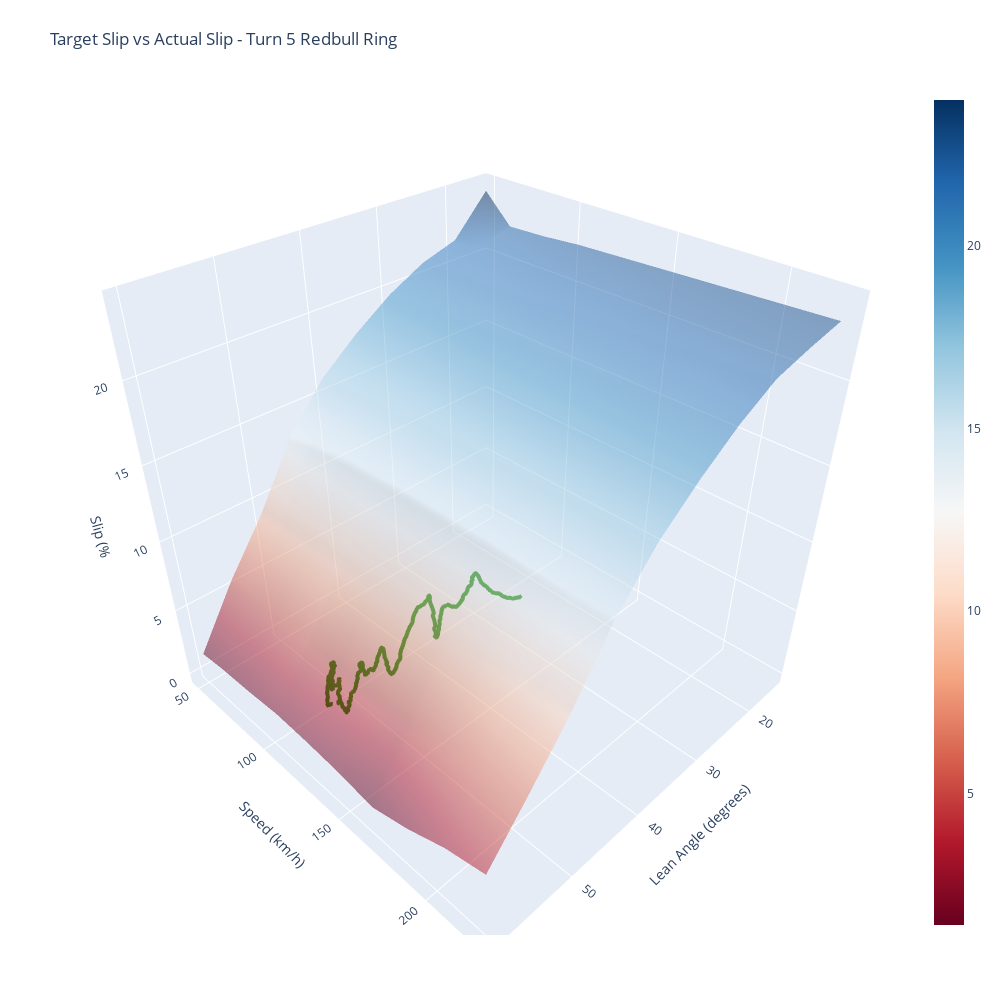

Here is the notebook cell this chart was saved with:
### Code cell
from operator import indexOf
import pandas as pd
import numpy as np
from turtle import width
import plotly.graph_objects as go

df = pd.read_excel("bmwConfig.xlsx",sheet_name='Slip Target', header=None)

#Pull Off First Colomn for Speed
targetSpeed = df[0]
targetSpeed = targetSpeed.drop(index=df.index[0])

#Pull Off First Row for Lean
targetLean = df.iloc[0]
targetLean = targetLean.drop(index=df.index[0])


#Create 2D Array of Slip Target Values
for x in range(1, len(targetLean)+1):
    yArray=[]
    for y in range(1,len(targetSpeed)+1):
        yArray.append(df.iloc[x,y])
        if len(yArray) == 10:
            if x == 1:
                targetSlip = np.array([yArray])
            else:
                targetSlip = np.append(targetSlip,[yArray], axis=0)


#Read Log file
log = pd.read_csv("log1.csv")

#Remove second row that has value types and convert whole dataframe to number
log.drop(log.index[0], inplace=True)
log = log.apply(pd.to_numeric)

#Remove Negative Slip (braking)
brakingValues = log[log['slip']<0].index
log.drop(brakingValues, inplace=True)

#Convert All Lean Angles to positive
log['phi_lean'] = log['phi_lean'].abs()

speed = log['v_front']
slip = log['slip']
lean = log['phi_lean']

#Create Mesh Grid from Target Values
targetLean, targetSpeed = np.meshgrid(targetLean, targetSpeed)

#Real Values Read from Log File
actualLean=lean
actualSpeed=speed
actualSlip=slip

fig = go.Figure(data=[
    go.Surface(x=targetLean, y=targetSpeed, z=targetSlip, opacity=0.5, colorscale='rdbu', name='Target Slip'),
    go.Scatter3d(x=actualLean, y=actualSpeed, z=actualSlip,
    name='Actual Slip Turn 4',
    mode='lines',
   # Only needed if I want dots instead of lines
    #marker=dict(
    #    size=4,
    #    color=z,
    #    colorscale='Viridis',
    #),
    line=dict(
        color='green',
        width=8
    )
    )
    ])
fig.update_layout(title='Target Slip vs Actual Slip - Turn 5 Redbull Ring', autosize=False,
                  width=1000, height=1000,
                  margin=dict(l=65, r=50, b=65, t=90))

fig.update_layout(scene = dict(
                    xaxis_title='Lean Angle (degrees)',
                    yaxis_title='Speed (km/h)',
                    zaxis_title='Slip (%'))


fig.show()

### Figure 1 — Plotly figure (JSON) as saved in the notebook; plotly's stock layout.template omitted (floating-point values rounded to 4 significant figures; data arrays with more than 128 entries replaced by an {"elided": "..."} marker saying what was removed)
{"data": [{"colorscale": [[0, "rgb(103,0,31)"], [0.1, "rgb(178,24,43)"], [0.2, "rgb(214,96,77)"], [0.3, "rgb(244,165,130)"], [0.4, "rgb(253,219,199)"], [0.5, "rgb(247,247,247)"], [0.6, "rgb(209,229,240)"], [0.7, "rgb(146,197,222)"], [0.8, "rgb(67,147,195)"], [0.9, "rgb(33,102,172)"], [1, "rgb(5,48,97)"]], "name": "Target Slip", "opacity": 0.5, "type": "surface", "x": [[15, 20, 25, 30, 35, 40, 45, 50, 55, 60], [15, 20, 25, 30, 35, 40, 45, 50, 55, 60], [15, 20, 25, 30, 35, 40, 45, 50, 55, 60], [15, 20, 25, 30, 35, 40, 45, 50, 55, 60], [15, 20, 25, 30, 35, 40, 45, 50, 55, 60], [15, 20, 25, 30, 35, 40, 45, 50, 55, 60], [15, 20, 25, 30, 35, 40, 45, 50, 55, 60], [15, 20, 25, 30, 35, 40, 45, 50, 55, 60], [15, 20, 25, 30, 35, 40, 45, 50, 55, 60], [15, 20, 25, 30, 35, 40, 45, 50, 55, 60]], "y": [[50, 50, 50, 50, 50, 50, 50, 50, 50, 50], [65, 65, 65, 65, 65, 65, 65, 65, 65, 65], [85, 85, 85, 85, 85, 85, 85, 85, 85, 85], [105, 105, 105, 105, 105, 105, 105, 105, 105, 105], [125, 125, 125, 125, 125, 125, 125, 125, 125, 125], [145, 145, 145, 145, 145, 145, 145, 145, 145, 145], [165, 165, 165, 165, 165, 165, 165, 165, 165, 165], [185, 185, 185, 185, 185, 185, 185, 185, 185, 185], [205, 205, 205, 205, 205, 205, 205, 205, 205, 205], [225, 225, 225, 225, 225, 225, 225, 225, 225, 225]], "z": [[24, 21.6, 20.9, 19.7, 18.1, 16.2, 13.4, 9.2, 5.7, 1.6], [22.3, 21.7, 21, 19.8, 18.2, 16.4, 13.8, 9.4, 5.7, 1.8], [22.4, 21.8, 21.1, 19.9, 18.3, 16.5, 14.1, 9.5, 5.6, 1.9], [22.6, 22, 21.2, 20.1, 18.4, 16.6, 14.2, 9.6, 5.7, 2.1], [22.7, 22.1, 21.4, 20.2, 18.6, 16.8, 14.3, 9.6, 5.2, 2], [22.8, 22.2, 21.5, 20.3, 18.7, 16.8, 14.3, 9.6, 5.1, 1.8], [22.9, 22.4, 21.6, 20.4, 18.8, 16.8, 14.3, 9.7, 5.2, 1.4], [23, 22.5, 21.8, 20.6, 18.9, 16.9, 14.2, 9.9, 5.9, 2.2], [23.1, 22.6, 21.9, 20.7, 19, 17, 14.2, 10.2, 6.6, 3.3], [23.2, 22.7, 22.1, 20.8, 19.1, 17.1, 14.3, 10.4, 7.1, 4]]}, {"line": {"color": "green", "width": 8}, "mode": "lines", "name": "Actual Slip Turn 4", "type": "scatter3d", "x": {"elided": "1728 float values"}, "y": {"elided": "1728 float values"}, "z": {"elided": "1728 float values"}}], "layout": {"autosize": false, "height": 1000, "margin": {"b": 65, "l": 65, "r": 50, "t": 90}, "scene": {"xaxis": {"title": {"text": "Lean Angle (degrees)"}}, "yaxis": {"title": {"text": "Speed (km/h)"}}, "zaxis": {"title": {"text": "Slip (%"}}}, "title": {"text": "Target Slip vs Actual Slip - Turn 5 Redbull Ring"}, "width": 1000}}
